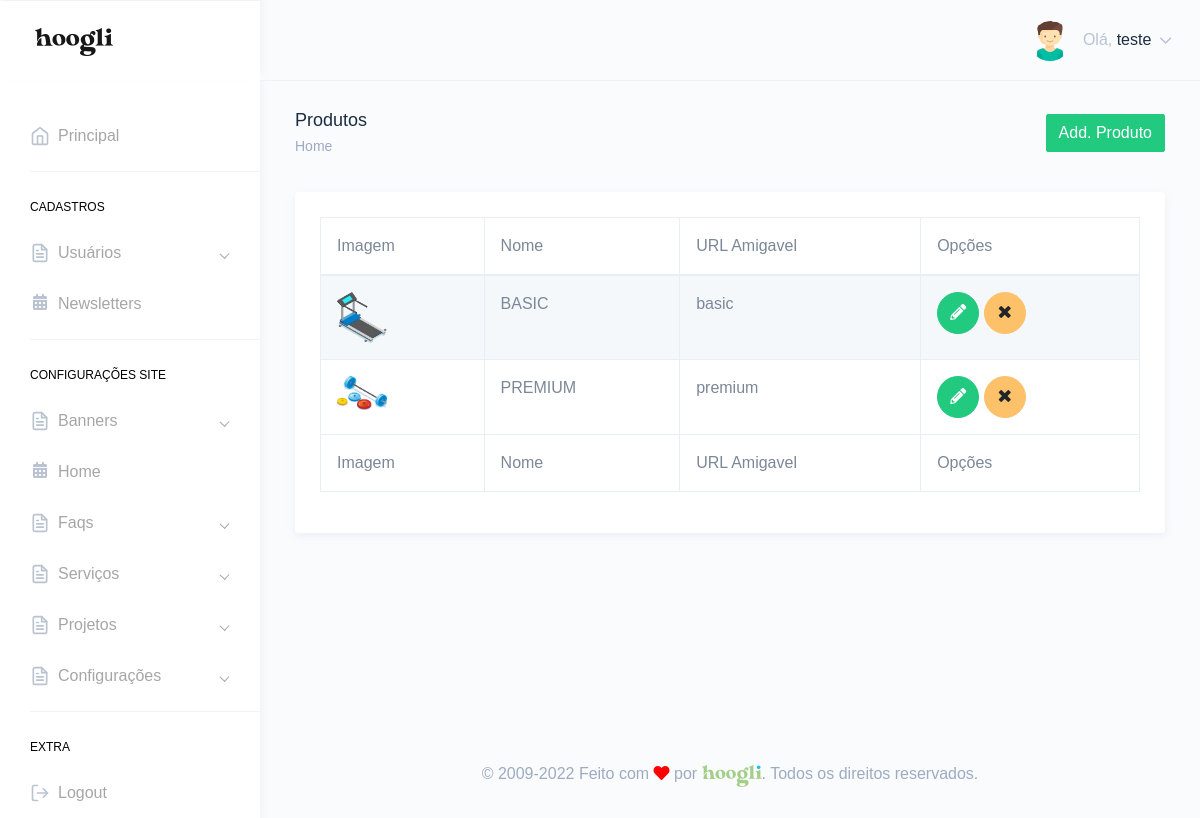
Page /painel/produtos.php (signed in) on the committed database.
### tables this page shows
CREATE TABLE `tbl_usuarios` (
  `id` int(11) NOT NULL,
  `nome` varchar(250) DEFAULT NULL,
  `email` varchar(250) DEFAULT NULL,
  `telefone` varchar(250) DEFAULT NULL,
  `endereco` varchar(250) DEFAULT NULL,
  `cpf` varchar(100) DEFAULT NULL,
  `login` varchar(100) DEFAULT NULL,
  `senha` varchar(100) DEFAULT NULL,
  `foto` varchar(250) DEFAULT NULL,
  `id_cargo` int(11) DEFAULT NULL,
  `sexo` varchar(2) DEFAULT NULL,
  `perm_cad_usuario` varchar(2) DEFAULT NULL,
  `perm_relatorio` varchar(2) DEFAULT NULL,
  `perm_add_usuario` varchar(2) DEFAULT NULL,
  `perm_edit_usuario` varchar(2) DEFAULT NULL,
  `perm_del_usuario` varchar(2) DEFAULT NULL,
  `perm_cad_contato` varchar(2) DEFAULT NULL,
  `perm_edit_contato` varchar(2) DEFAULT NULL,
  `perm_del_contato` varchar(2) DEFAULT NULL,
  `perm_edit_contato_nf` varchar(3) DEFAULT NULL,
  `perm_pag_principal_rm` varchar(2) DEFAULT NULL,
  `perm_pag_principal_uc` varchar(2) DEFAULT NULL,
  `admin_geral` varchar(2) DEFAULT NULL,
  `data_frase` date DEFAULT NULL,
  `id_frase` int(11) DEFAULT NULL,
  `frase_lida` varchar(2) DEFAULT NULL
);

CREATE TABLE `tbl_produto` (
  `id` int(11) NOT NULL,
  `nome` varchar(250) DEFAULT NULL,
  `descricao` text DEFAULT NULL,
  `preco_de` float DEFAULT NULL,
  `preco_por` float DEFAULT NULL,
  `ativo` varchar(2) DEFAULT NULL,
  `id_categoria` int(11) DEFAULT NULL,
  `id_subcategoria` int(11) DEFAULT NULL,
  `url_amigavel` varchar(250) DEFAULT NULL,
  `imagem` varchar(250) DEFAULT NULL,
  `meta_title` text DEFAULT NULL,
  `meta_keywords` text DEFAULT NULL,
  `meta_description` text DEFAULT NULL,
  `quantidade_estoque` int(11) DEFAULT NULL,
  `avise_estoque` int(11) DEFAULT NULL,
  `destaque` varchar(2) DEFAULT NULL,
  `peso` float DEFAULT NULL,
  `altura` float DEFAULT NULL,
  `largura` float DEFAULT NULL,
  `comprimento` float DEFAULT NULL,
  `imagem_2` varchar(250) DEFAULT NULL,
  `imagem_3` varchar(250) DEFAULT NULL,
  `imagem_4` varchar(250) DEFAULT NULL,
  `imagem_5` varchar(250) DEFAULT NULL,
  `tem_opcao` varchar(2) DEFAULT NULL,
  `nome_opcao_1` varchar(250) DEFAULT NULL,
  `descricao_opcao_1` text DEFAULT NULL,
  `breve` text DEFAULT NULL
);

### Connection/con-pdo.php (called while the page is built, shortened)
<?php
$conInstanciada = '';
if(empty($conInstanciada)) {
	class Conexao {
		private static $pdo;
		public static function getInstance() {
		if (!isset(self::$pdo)) {
		 try {
		  $opcoes = array(PDO::MYSQL_ATTR_INIT_COMMAND => 'SET NAMES utf8', PDO::ATTR_PERSISTENT => TRUE);
		  self::$pdo = new PDO("mysql:host=" . HOST . "; dbname=" . DBNAME . "; charset=" . CHARSET . ";", USER, PASSWORD, $opcoes);
		  self::$pdo->setAttribute(PDO::ATTR_ERRMODE, PDO::ERRMODE_EXCEPTION);
		 } catch (PDOException $e) {
		  print "Erro: " . $e->getMessage();
		 }
		}
		return self::$pdo;
		}
	}
}

### Class/acesso.class.php (called while the page is built, shortened)
<?php
$AcessoInstanciada = '';
if(empty($AcessoInstanciada)) {
	if(file_exists('Connection/conexao.php')) {
		require_once('Connection/con-pdo.php');
		require_once('funcoes.php');
	} else {
		require_once('../Connection/con-pdo.php');
		require_once('../funcoes.php');
	}
	class Acesso {
		private $pdo = null;
		private static $Acesso = null;
		private function __construct($conexao){
			$this->pdo = $conexao;
		}
		public static function getInstance($conexao){
			if (!isset(self::$Acesso)):
				self::$Acesso = new Acesso($conexao);
			endif;
			return self::$Acesso;
		}
		function rsDados($id='', $idCargo='', $orderBy='', $limite='') {
			$sqlLimite = '';
			$sqlOrdem = '';
			$sql = '';
			$nCampos = 0;
			if(!empty($id)) {
				$sql .= " and id = ?";
				$nCampos++;
				$campo[$nCampos] = $id;
			}
			try{
				$sql = "SELECT * FROM tbl_usuarios where 1=1 $sql $sqlOrdem $sqlLimite";
				$stm = $this->pdo->prepare($sql);
				for($i=1; $i<=$nCampos; $i++) {
					$stm->bindValue($i, $campo[$i]);
				}
				$stm->execute();
				$rsDados = $stm->fetchAll(PDO::FETCH_OBJ);
				if($id <> '' or $limite == 1) {
					return($rsDados[0]);
				} else {
					return($rsDados);
				}
			} catch(PDOException $erro){
				echo $erro->getMessage();
			}
		}
	}
}

### painel/verifica.php (called while the page is built, shortened)
<?php
include "../Class/acesso.class.php";
$verificaRestrito = Acesso::getInstance(Conexao::getInstance());
include "../Class/produtos.class.php";
$produtos = Produtos::getInstance(Conexao::getInstance());
$verificaRestrito->restritoAdmin();
$dadosUsuarioLogado = $verificaRestrito->rsDados($_SESSION['dadosLogado']->id);
?>

### funcoes.php (called while the page is built, shortened)
<?php
  function icone_genero($genero) {
    switch ($genero) {
      case "M": return "assets/images/avatars/boy.svg"; break;
    }
  }
?>

### Class/produtos.class.php (called while the page is built, shortened)
<?php
$ProdutosInstanciada = '';
if(empty($ProdutosInstanciada)) {
	if(file_exists('Connection/conexao.php')) {
		require_once('Connection/con-pdo.php');
		require_once('funcoes.php');
	} else {
		require_once('../Connection/con-pdo.php');
		require_once('../funcoes.php');
	}
	class Produtos {
		private $pdo = null;
		private static $Produtos = null;
		private function __construct($conexao){
			$this->pdo = $conexao;
		}
		public static function getInstance($conexao){
			if (!isset(self::$Produtos)):
				self::$Produtos = new Produtos($conexao);
			endif;
			return self::$Produtos;
		}
		function rsDados($id='', $orderBy='', $limite='', $url_amigavel='', $destaque='', $ativo='', $id_categoria='', $idDiferente='') {
			$nCampos = 0;
			$sql = '';
			$sqlOrdem = '';
			$sqlLimite = '';
			try{
				$sql = "SELECT * FROM tbl_produto where 1=1 $sql $sqlOrdem $sqlLimite";
				$stm = $this->pdo->prepare($sql);
				for($i=1; $i<=$nCampos; $i++) {
					$stm->bindValue($i, $campo[$i]);
				}
				$stm->execute();
				$rsDados = $stm->fetchAll(PDO::FETCH_OBJ);
				if($id <> '' or $limite == 1) {
					return($rsDados[0]);
				} else {
					return($rsDados);
				}
			} catch(PDOException $erro){
				echo $erro->getMessage();
			}
		}
	}
}

### painel/produtos.php (the view, shortened to what this page needs)
<?php include "verifica.php";
$puxaProdutos = $produtos->rsDados();
?>
<!DOCTYPE html>
<html dir="ltr" lang="pt-br">
<head>
    <link href="dist/css/style.min.css" rel="stylesheet">
</head>
<body>
    <div id="main-wrapper" data-theme="light" data-layout="vertical" data-navbarbg="skin6" data-sidebartype="full" data-sidebar-position="fixed" data-header-position="fixed" data-boxed-layout="full">
      <?php include "header.php";?>
       <?php include "inc-menu-lateral.php";?>
        <div class="page-wrapper">
            <div class="page-breadcrumb">
                <div class="row">
                    <div class="col-7 align-self-center">
                        <h4 class="page-title text-truncate text-dark font-weight-medium mb-1">Produtos</h4>
                        <div class="d-flex align-items-center">
                            <nav aria-label="breadcrumb">
                                <ol class="breadcrumb m-0 p-0">
                                    <li class="breadcrumb-item"><a href="." class="text-muted">Home</a></li>
                                </ol>
                            </nav>
                        </div>
                    </div>
                    <div class="col-5 align-self-center">
                        <a href="add-produto.php" class="btn btn-success float-right">Add. Produto</a>
                    </div>
                </div>
            </div>
            <div class="container-fluid">
                <div class="row">
                    <div class="col-12">
                        <div class="card">
                            <div class="card-body">
                                <div class="table-responsive">
                                    <table id="zero_config" class="table table-striped table-bordered no-wrap">
                                        <thead>
                                            <tr>
                                                <th>Imagem</th>
                                                <th>Nome</th>
                                                <th>URL Amigavel</th>
                                                <th>Opções</th>
                                            </tr>
                                        </thead>
                                        <tbody>
                                            <?php
                                            if(count($puxaProdutos) > 0){
                                            foreach($puxaProdutos as $produto){?>
                                            <tr>
                                                <td>
                                                    <?php if(isset($produto->imagem) && !empty($produto->imagem)){?>
                                                    <img src="../img/<?php echo $produto->imagem;?>" width="50">
                                                    <?php }?>
                                                    </td>
                                                <td><?php echo $produto->nome;?></td>
                                                <td><?php echo $produto->url_amigavel;?></td>
                                                <td>
                                                    <a href="editar-produto.php?id=<?php echo $produto->id;?>" class="btn btn-success btn-circle"><i class="fas fa-pencil-alt"></i></a>
                                                    <a href="produtos.php?id=<?php echo $produto->id;?>&acao=excluirProduto" class="btn btn-warning btn-circle"><i class="fa fa-times"></i></a>
                                                </td>
                                            </tr>
                                            <?php } }?>
                                        </tbody>
                                        <tfoot>
                                            <tr>
                                                <th>Imagem</th>
                                                <th>Nome</th>
                                                <th>URL Amigavel</th>
                                                <th>Opções</th>
                                            </tr>
                                        </tfoot>
                                    </table>
                                </div>
                            </div>
                        </div>
                    </div>
                </div>
            </div>
        <?php include "footer.php";?>
        </div>
    </div>
</body>
</html>

### painel/header.php (shortened to what this page needs)
<header class="topbar" data-navbarbg="skin6">
            <nav class="navbar top-navbar navbar-expand-md">
                <div class="navbar-header" data-logobg="skin6">
                    <div class="navbar-brand">
                        <a href=".">
                            <span class="logo-text">
                                <img src="assets/images/hoogli_logo.png" alt="homepage" class="dark-logo" />
                            </span>
                        </a>
                    </div>
                </div>
                <div class="navbar-collapse collapse" id="navbarSupportedContent">
                    <ul class="navbar-nav float-right">
                        <li class="nav-item dropdown">
                            <a class="nav-link dropdown-toggle" href="javascript:void(0)" data-toggle="dropdown"
                                aria-haspopup="true" aria-expanded="false">
                                <?php if(!empty($dadosUsuarioLogado->foto)){?>
                                <img src="../img/<?php echo $dadosUsuarioLogado->foto;?>" alt="<?php echo $dadosUsuarioLogado->nome;?>" class="rounded-circle" width="40">
                                <?php }else{?>
                                <img src="<?php echo icone_genero($dadosUsuarioLogado->sexo);?>" alt="<?php echo $dadosUsuarioLogado->nome;?>" class="rounded-circle" width="40">
                                <?php }?>
                                <span class="ml-2 d-none d-lg-inline-block"><span>Olá,</span> <span
                                        class="text-dark"><?php echo $dadosUsuarioLogado->nome;?></span> <i data-feather="chevron-down"
                                        class="svg-icon"></i></span>
                            </a>
                        </li>
                    </ul>
                </div>
            </nav>
        </header>

### rows in the picture
tbl_usuarios: nome "teste"
tbl_produto: imagem (picture), nome "BASIC", url_amigavel "basic"
tbl_produto: imagem (picture), nome "PREMIUM", url_amigavel "premium"
